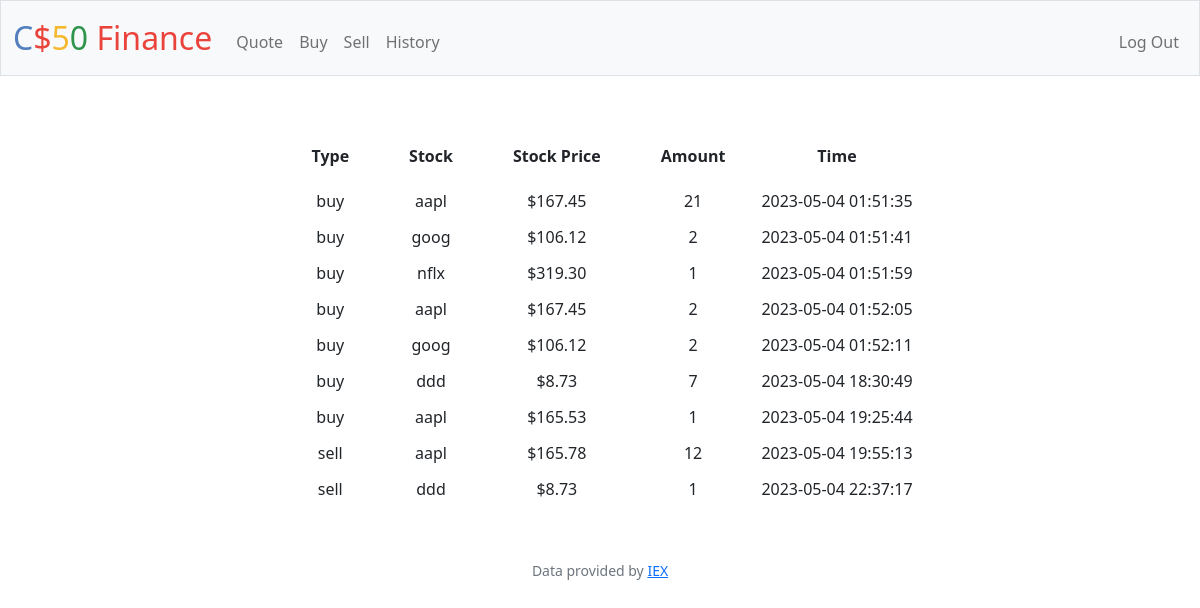
Screenshot of /history (signed in) with the database file from the repository.
### tables this page shows
CREATE TABLE transactions(
    id INTEGER UNIQUE PRIMARY KEY autoincrement NOT NULL , 
    user_id INTEGER NOT NULL, 
    stock_symbol TEXT NOT NULL,
    amount INTEGER NOT NULL,
    total_cost REAL NOT NULL,
    time_stamp TEXT NOT NULL DEFAULT CURRENT_TIMESTAMP, 'type' NOT NULL DEFAULT "buy",
    FOREIGN KEY(user_id) REFERENCES users(id));

### app.py (the view)
@app.route("/history")
@login_required
def history():
    history = db.execute("""
    SELECT TYPE,
       stock_symbol,
       total_cost / amount price,
       amount,
       time_stamp
    FROM transactions t
    WHERE user_id = ?;
    """,
    session.get("user_id"))
    return render_template("history.html", history=history)

### app.py (called while the page is built)
@app.after_request
def after_request(response):
    response.headers["Cache-Control"] = "no-cache, no-store, must-revalidate"
    response.headers["Expires"] = 0
    response.headers["Pragma"] = "no-cache"
    return response

### helpers.py (called while the page is built)
def login_required(f):
    @wraps(f)
    def decorated_function(*args, **kwargs):
        if session.get("user_id") is None:
            return redirect("/login")
        return f(*args, **kwargs)
    return decorated_function

def usd(value):
    return f"${value:,.2f}"

### templates/history.html (shortened to what this page needs)
{% extends "layout.html" %}
{% block main %}
<table>
    <tr>
      <th>Type</th>
      <th>Stock</th>
      <th>Stock Price</th>
      <th>Amount</th>
      <th>Time</th>
    </tr>
    {% for entry in history %}
    <tr>
      <td>{{ entry["type"] }}</td>
      <td>{{ entry["stock_symbol"] }}</td>
      <td>{{ entry["price"] | abs | usd}}</td>
      <td>{{ entry["amount"] }}</td>
      <td>{{ entry["time_stamp"] }}</td>
    </tr>
    {% endfor %}
</table>
{% endblock %}

### static/styles.css (style rules this page uses)
table { margin-left: auto; margin-right: auto; border-spacing: 10px; border-collapse: separate; }
th { padding:10px 25px 10px 25px; }

### rows the page displays
transactions: type "buy", stock_symbol "aapl", price|abs "$167.45", amount "21", time_stamp "2023-05-04 01:51:35"
transactions: type "buy", stock_symbol "goog", price|abs "$106.12", amount "2", time_stamp "2023-05-04 01:51:41"
transactions: type "buy", stock_symbol "nflx", price|abs "$319.30", amount "1", time_stamp "2023-05-04 01:51:59"
transactions: type "buy", stock_symbol "aapl", price|abs "$167.45", amount "2", time_stamp "2023-05-04 01:52:05"
transactions: type "buy", stock_symbol "goog", price|abs "$106.12", amount "2", time_stamp "2023-05-04 01:52:11"
transactions: type "buy", stock_symbol "ddd", price|abs "$8.73", amount "7", time_stamp "2023-05-04 18:30:49"
transactions: type "buy", stock_symbol "aapl", price|abs "$165.53", amount "1", time_stamp "2023-05-04 19:25:44"
transactions: type "sell", stock_symbol "aapl", price|abs "$165.78", amount "12", time_stamp "2023-05-04 19:55:13"
transactions: type "sell", stock_symbol "ddd", price|abs "$8.73", amount "1", time_stamp "2023-05-04 22:37:17"
